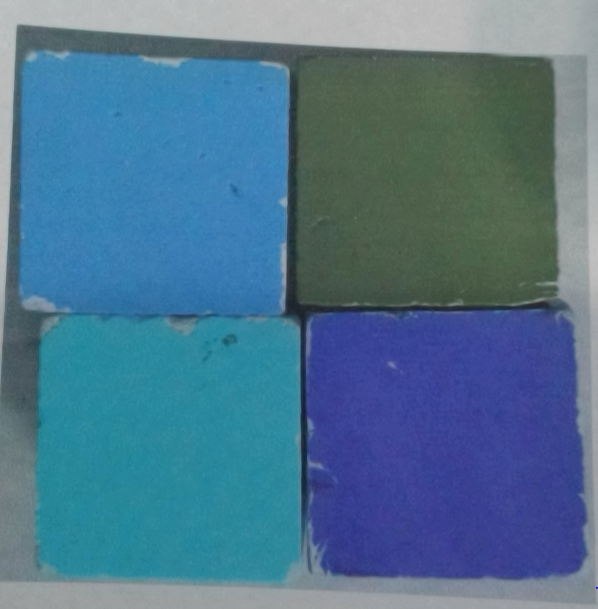
#> input picture range.PNG, 1195 x 1217 px, given in place of the camera (shown at 1/2 size)
$ python vision.py
#> lines starting #> are read from the running program, lines starting #| are printed output that depends on the picture; after the words box and inside, x2 and y2 are one past the last pixel; in counts of white or black regions, pixels touching at a corner belong together
#> further down, frame is the input picture: shape (1217, 1195, 3); mean B, G, R 142.1, 115.9, 77.7
#> `FILTER_HSV = cv2.cvtColor(frame, cv2.COLOR_BGR2HSV)`: FILTER_HSV: shape (1217, 1195, 3); mean H, S, V 92.7, 114.5, 145.5
### visionUtils.py
import cv2
import numpy as np

def findBlocks(frame,FILTER_HSV,lower,upper,text):
#> called with lower = array of shape (3,), upper = array of shape (3,), text = 'Green'
    mask = cv2.inRange(FILTER_HSV, lower, upper)
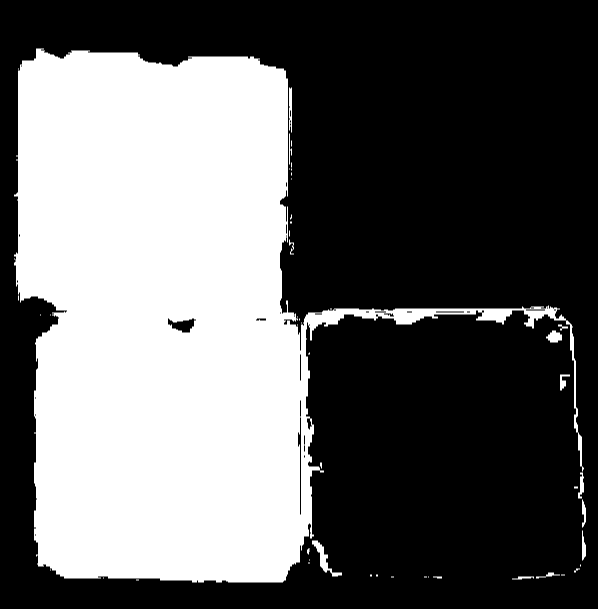
#> mask: shape (1217, 1195) (shown at 1/2 size); 39.4% white; 49 white regions (26 under 20 px), largest, box (x1, y1, x2, y2) and area: (28, 97, 1168, 1165) 568172, (624, 1081, 684, 1153) 1040, (1092, 661, 1124, 685) 528
    mask = cv2.erode(mask, None, iterations=2)
#> mask: shape (1217, 1195); 38% white; 24 white regions (5 under 20 px), largest, box (x1, y1, x2, y2) and area: (30, 99, 750, 1163) 548004, (774, 619, 950, 647) 1792, (958, 619, 1022, 643) 1056
    mask = cv2.dilate(mask, None, iterations=2)
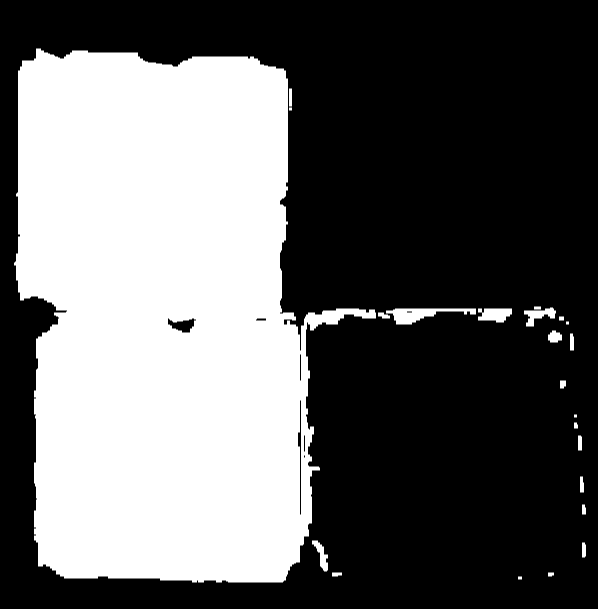
#> mask: shape (1217, 1195) (shown at 1/2 size); 39% white; 23 white regions

    contours = cv2.findContours(mask.copy(), cv2.RETR_EXTERNAL, cv2.CHAIN_APPROX_SIMPLE)[-2]
#> contours = 23 contours; largest, box (x1, y1, x2, y2) and area: (28, 97, 752, 1165) 558450, (772, 617, 952, 649) 2540, (956, 617, 1024, 645) 1381, (1048, 615, 1112, 653) 1026, (624, 1081, 656, 1143) 747

    X = 0
    Y = 0

    #print("found %i green box(s) found %i yellow box(s)" % (len(contours),len(cntsyellow)),end="\r")

    if len(contours) > 0:
        c = max(contours, key=cv2.contourArea)
#> c = contour of 658 points, box (x1, y1, x2, y2) (28, 97, 752, 1165), area 558450
        M = cv2.moments(c)
#> M = moments, m00 558450, centre m10/m00, m01/m00 = (326.1, 637)
        #print(M)
        # find the largest contour in the mask, then use
        # it to compute the minimum enclosing circle and
        # centroid
        c = max(contours, key=cv2.contourArea)
        ((x, y), radius) = cv2.minEnclosingCircle(c)
#> x = 318.5; y = 630.5; radius = 587.7
        M = cv2.moments(c)
        center = (int(M["m10"] / M["m00"]), int(M["m01"] / M["m00"]))
#> center = (326, 637)

        # only proceed if the radius meets a minimum size
        if radius > 10:
            # draw the circle and centroid on the frame,
            # then update the list of tracked points
            cv2.circle(frame, (int(x), int(y)), int(radius),(0, 255, 255), 2)
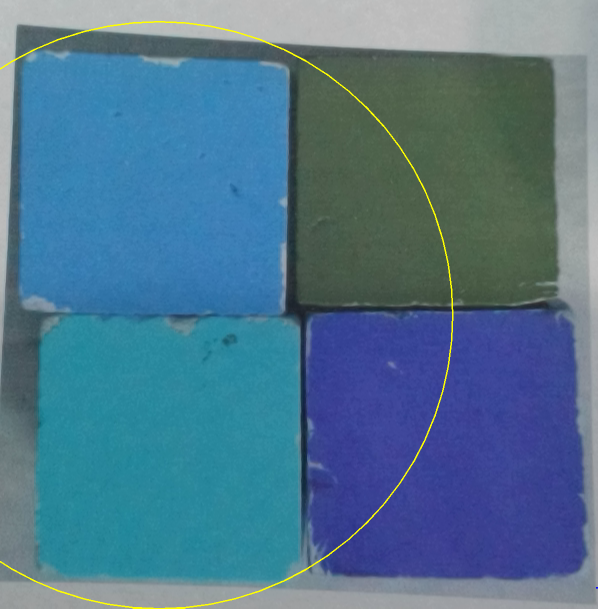
#> frame: shape (1217, 1195, 3) (shown at 1/2 size); 0.5% of pixels changed, all inside (x1, y1, x2, y2) = (0, 42, 907, 1217)
            cv2.circle(frame, center, 5, (0, 0, 255), -1)
#> frame: shape (1217, 1195, 3); 0.01% of pixels changed, all inside (x1, y1, x2, y2) = (321, 632, 332, 643)
            cv2.putText(frame, text,(int(x), int(y)), cv2.FONT_HERSHEY_SIMPLEX, 1, 100)
#> frame: shape (1217, 1195, 3); mean B, G, R 141.4, 116.6, 78.4
            X = x
#> X = 318.5
            Y = y
#> Y = 630.5

    return (X,Y)

### vision.py
import cv2
import numpy as np
from visionUtils import findBlocks

print (cv2.__version__)

print ("starting vision")

cap = cv2.VideoCapture(0)
cap.set(3,1080)
cap.set(4,720)

#colour defs

#light green
greenLower = np.array([45, 103, 56],np.uint8)
greenUpper = np.array([114, 255, 255],np.uint8)

orangeLower = np.array([0, 103, 56],np.uint8)
orangeUpper = np.array([0, 255, 255],np.uint8)

pinkLower = np.array([86, 103, 56],np.uint8)
pinkUpper = np.array([196, 255, 255],np.uint8)

yellowLower = np.array([16, 103, 56],np.uint8)
yellowUpper = np.array([37, 255, 255],np.uint8)

frames = 0
greenCounts = 0
orangeCounts = 0
pinkCounts = 0
yellowCounts = 0

while(True):
    # Capture frame-by-frame
    ret, frame = cap.read()

    frames = frames + 1

    FILTER_HSV = cv2.cvtColor(frame, cv2.COLOR_BGR2HSV)

    greenXY = findBlocks(frame,FILTER_HSV,greenLower,greenUpper,"Green")
#> greenXY = (318.5, 630.5)
    orangeXY = findBlocks(frame,FILTER_HSV,orangeLower,orangeUpper,"Orange")
#> in findBlocks (call 2), `mask = cv2.inRange(FILTER_HSV, lower, upper)`: mask: shape (1217, 1195); every value is 0
#> orangeXY = (0, 0)
    pinkXY = findBlocks(frame,FILTER_HSV,pinkLower,pinkUpper,"Pink")
#> call 3 of findBlocks, with lower = array of shape (3,), upper = array of shape (3,), text = 'Pink'
#> in findBlocks (call 3), `mask = cv2.inRange(FILTER_HSV, lower, upper)`:
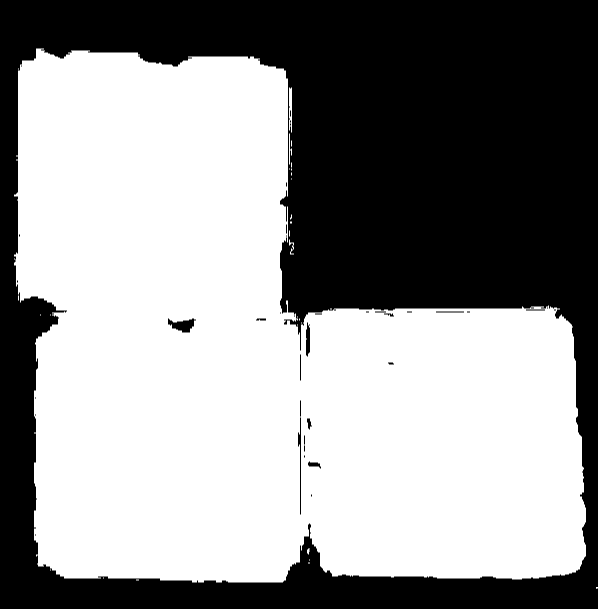
#> mask: shape (1217, 1195) (shown at 1/2 size); 58% white; 38 black regions (18 under 20 px), largest, box (x1, y1, x2, y2) and area: (0, 0, 1195, 1217) 607361, (336, 637, 392, 665) 912, (596, 835, 602, 1029) 484
#> in findBlocks (call 3), `mask = cv2.erode(mask, None, iterations=2)`:
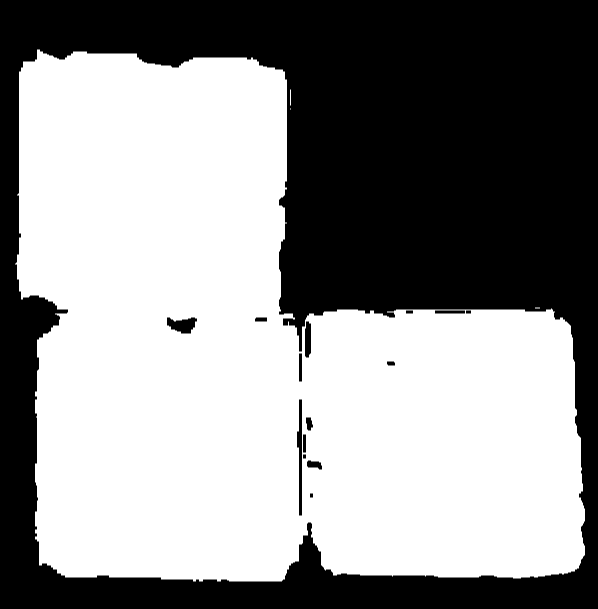
#> mask: shape (1217, 1195) (shown at 1/2 size); 56.9% white; 15 black regions, largest, box (x1, y1, x2, y2) and area: (0, 0, 1195, 1217) 620839, (594, 799, 604, 1031) 1520, (334, 635, 394, 667) 1300
#> in findBlocks (call 3), `mask = cv2.dilate(mask, None, iterations=2)`:
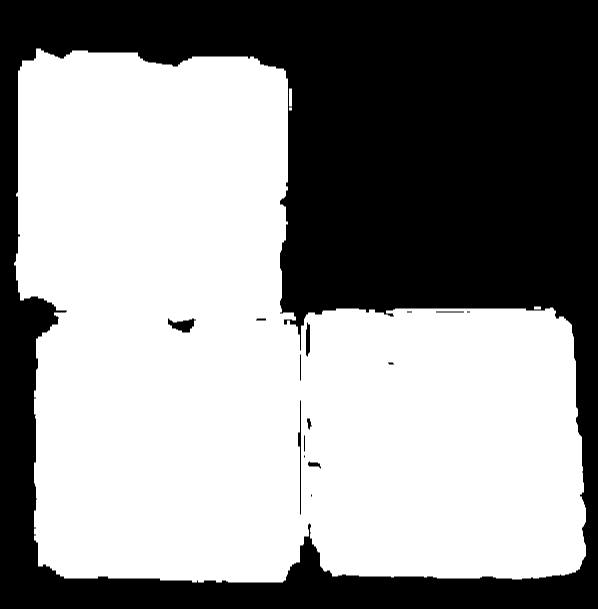
#> mask: shape (1217, 1195) (shown at 1/2 size); 57.9% white; 15 black regions (3 under 20 px)
#> in findBlocks (call 3), `contours = cv2.findContours(mask.copy(), cv2.RETR_EXTERNAL, cv2.CHAIN_..`: contours = 4 contours; box (x1, y1, x2, y2) and area: (28, 97, 1172, 1165) 841820, (578, 177, 584, 213) 175, (1068, 613, 1082, 619) 65, (578, 215, 584, 221) 25
#> in findBlocks (call 3), `c = max(contours, key=cv2.contourArea)`: c = contour of 865 points, box (x1, y1, x2, y2) (28, 97, 1172, 1165), area 841820
#> in findBlocks (call 3), `M = cv2.moments(c)`: M = moments, m00 841820.5, centre m10/m00, m01/m00 = (516.3, 721.8)
#> in findBlocks (call 3), `((x, y), radius) = cv2.minEnclosingCircle(c)`: x = 601.5; y = 629.5; radius = 754.6
#> in findBlocks (call 3), `center = (int(M["m10"] / M["m00"]), int(M["m01"] / M["m00"]))`: center = (516, 721)
#> in findBlocks (call 3), `cv2.circle(frame, center, 5, (0, 0, 255), -1)`: frame: shape (1217, 1195, 3); mean B, G, R 141.1, 116.7, 78.7
#> in findBlocks (call 3), `cv2.putText(frame, text,(int(x), int(y)), cv2.FONT_HERSHEY_SIMPLEX, 1,..`: frame: shape (1217, 1195, 3); mean B, G, R 141.1, 116.7, 78.6
#> in findBlocks (call 3), `X = x`: X = 601.5
#> in findBlocks (call 3), `Y = y`: Y = 629.5
#> pinkXY = (601.5, 629.5)
    yellowXY = findBlocks(frame,FILTER_HSV,yellowLower,yellowUpper,"Yellow")
#> yellowXY = (0, 0)

    yOffset = 715
    yStepUp = 15
    ySteps = 0

    cv2.putText(frame,"Total Frames: %i" % (frames), (0,20), cv2.FONT_HERSHEY_SIMPLEX, 0.5, (255, 255, 255))
#> frame: shape (1217, 1195, 3); mean B, G, R 141.1, 116.8, 78.7

    if((greenXY[0] > 0.00) & (greenXY[1] > 0.00)):
        greenCounts = greenCounts + 1
        cv2.putText(frame, "Green Block Location: (X %i) (Y %i) reliability: %i" % (greenXY[0], greenXY[1],greenCounts/frames*100),(0, yOffset - yStepUp*ySteps), cv2.FONT_HERSHEY_SIMPLEX, 0.5, (255, 255, 255))
        ySteps = ySteps + 1

    if((orangeXY[0] > 0.00) & (orangeXY[1] > 0.00)):
        orangeCounts = orangeCounts + 1
        cv2.putText(frame, "Orange Block Location: (X %i) (Y %i) reliability: %i" % (orangeXY[0], orangeXY[1],orangeCounts/frames*100),(0, yOffset - yStepUp*ySteps), cv2.FONT_HERSHEY_SIMPLEX, 0.5, (255, 255, 255))
        ySteps = ySteps + 1

    if((pinkXY[0] > 0.00) & (pinkXY[1] > 0.00)):
        pinkCounts = pinkCounts + 1
        cv2.putText(frame, "Pink Block Location: (X %i) (Y %i) reliability: %i" % (pinkXY[0], pinkXY[1],pinkCounts/frames*100),(0, yOffset - yStepUp*ySteps), cv2.FONT_HERSHEY_SIMPLEX, 0.5, (255, 255, 255))
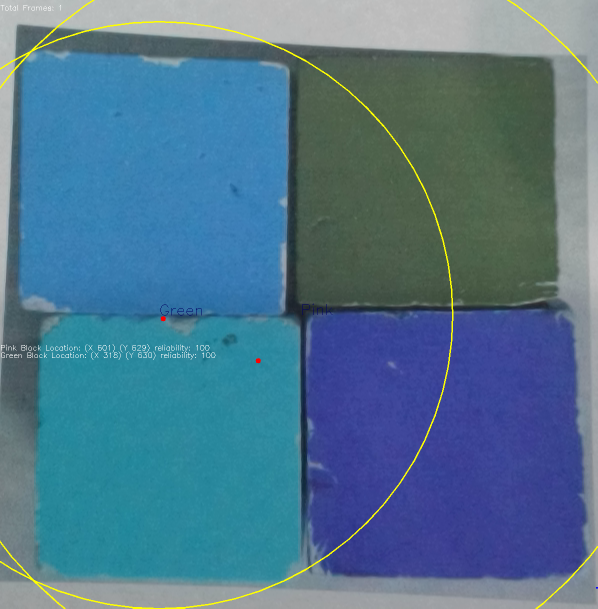
#> frame: shape (1217, 1195, 3) (shown at 1/2 size); mean B, G, R 141.3, 116.9, 78.9
        ySteps = ySteps + 1

    if((yellowXY[0] > 0.00) & (yellowXY[1] > 0.00)):
        yellowCounts = yellowCounts + 1
        cv2.putText(frame, "Yellow Block Location: (X %i) (Y %i) reliability: %i" % (yellowXY[0], yellowXY[1],yellowCounts/frames*100),(0, yOffset - yStepUp*ySteps), cv2.FONT_HERSHEY_SIMPLEX, 0.5, (255, 255, 255))
        ySteps = ySteps + 1

    # Display the resulting frame
    cv2.imshow('frame',frame)

    if cv2.waitKey(1) & 0xFF == ord('q'):
#> (key q is pressed here)
        break

# When everything done, release the capture
cap.release()
cv2.destroyAllWindows()
